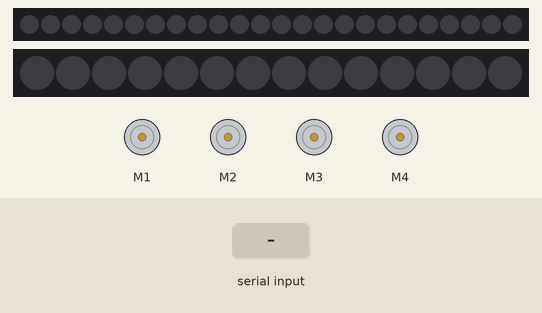
Simulated run of this sketch. Board: Arduino Uno, built with avr-gcc and run on an emulated ATmega328P. Shown: 4 × DC motor (green arrow = forward, orange = backward, longer = faster), 24 RGB LEDs in strip order, left to right, 14 RGB LEDs in strip order, left to right. Inputs (shaded band) come from the test bench. Dim RGB values are drawn brighter than linear.

Above: at 1.2 s.
1.3 s: "w" received over Serial
At 1.83 s:
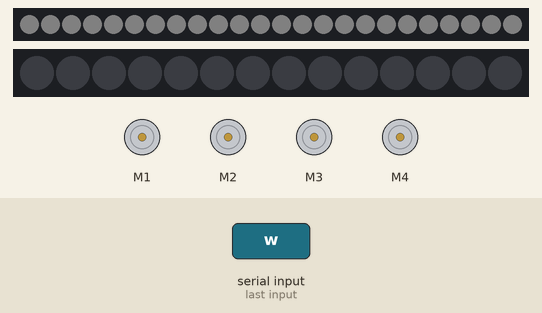
4.3 s: byte 85 ('U') received over Serial
At 5.8 s:
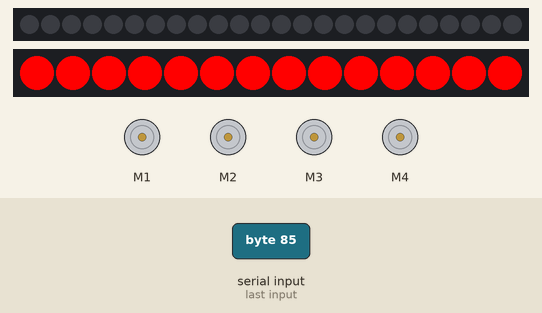
7.3 s: "W" received over Serial
At 9.0 s:
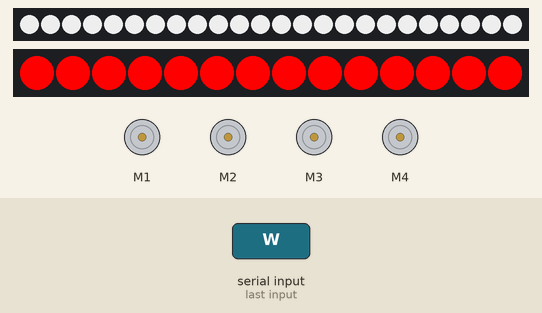
10.3 s: byte 117 ('u') received over Serial
At 10.7 s:
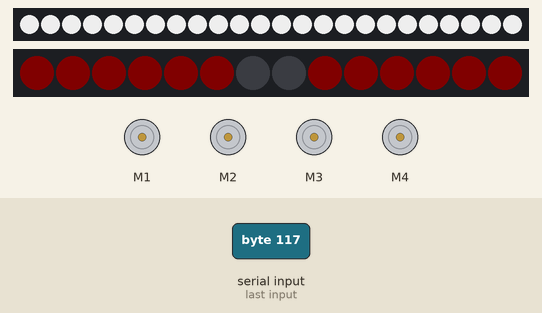
13.3 s: "F" received over Serial
At 14.1 s:
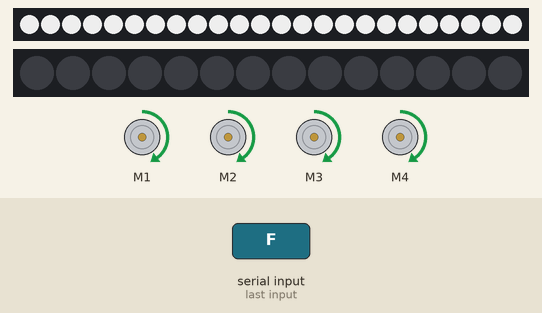
14.8 s: "B" received over Serial
At 15.3 s:
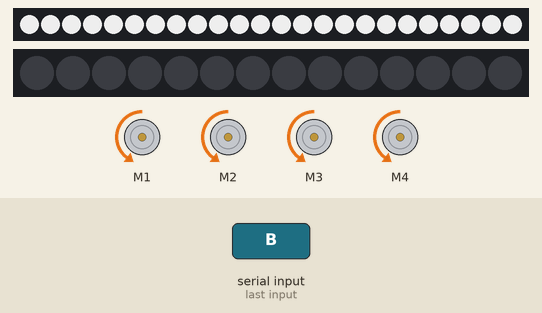
Timing chart, 0 to 17.3 s (numbered marks = the images above; inputs shaded):
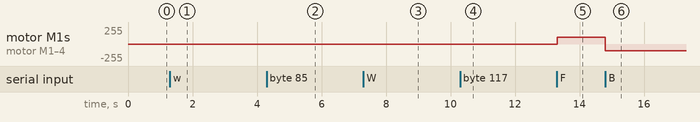

Measured:
- after the input at 1.3 s, the LEDs: first change at once (image 1 shows a later state)
- after the input at 4.3 s, the LEDs: first change at once (image 2 shows a later state)
- after the input at 7.3 s, the LEDs: first change at once (image 3 shows a later state)
- after the input at 10.3 s, the LEDs: first change at once (image 4 shows a later state)
- after the input at 13.3 s, motor M1–4: stopped → forward 100/255 at once
- after the input at 14.8 s, motor M1–4: forward 100/255 → backward 100/255 at once

The sketch:

bluetooth_car.ino
```cpp
#include <FastLED.h>
#include <AFMotor.h>

#define frontNUM_LEDS 24
#define backNUM_LEDS 14

CRGB frontleds[frontNUM_LEDS];
CRGB backleds[backNUM_LEDS];


//initial motors pin
AF_DCMotor motor1(1);
AF_DCMotor motor2(2);
AF_DCMotor motor3(3);
AF_DCMotor motor4(4);

#define frontStrip 2
#define backLED 13
#define vrijeme 60
#define brzina 100

char command;

void setup()
{
  Serial.begin(9600);  //Set the baud rate to your Bluetooth module.
  pinMode(frontStrip, OUTPUT);
  pinMode(backLED, OUTPUT);

  FastLED.addLeds<WS2812, frontStrip, GRB>(frontleds, frontNUM_LEDS);
  FastLED.addLeds<WS2812, backLED, GRB>(backleds, backNUM_LEDS);
}

void loop() {
  if (Serial.available() > 0) {
    command = Serial.read();
    Stop(); //initialize with motors stoped
    //Change pin mode only if new command is different from previous.
    //Serial.println(command);
    switch (command) {
      case 'F':
        forward();
        break;
      case 'B':
        back();
        break;
      case 'L':
        left();
        break;
      case 'R':
        right();
        break;
      case 'G':
        forwardLeft();
        break;
      case 'I':
        forwardRight();
        break;
      case 'H':
        backLeft();
        break;
      case 'J':
        backRight();
        break;
      case 'W':
        frontLightOn();
        break;
      case 'w':
        frontLightOff();
        break;
      case 'U':
        backLightOn();
        break;
      case 'u':
        backLightOff();
        break;
    }
  }
}

void forward()
{
  motor1.setSpeed(brzina); //Define maximum velocity
  motor1.run(FORWARD); //rotate the motor clockwise
  motor2.setSpeed(brzina); //Define maximum velocity
  motor2.run(FORWARD); //rotate the motor clockwise
  motor3.setSpeed(brzina);//Define maximum velocity
  motor3.run(FORWARD); //rotate the motor clockwise
  motor4.setSpeed(brzina);//Define maximum velocity
  motor4.run(FORWARD); //rotate the motor clockwise
}

void back()
{
  motor1.setSpeed(brzina); //Define maximum velocity
  motor1.run(BACKWARD); //rotate the motor anti-clockwise
  motor2.setSpeed(brzina); //Define maximum velocity
  motor2.run(BACKWARD); //rotate the motor anti-clockwise
  motor3.setSpeed(brzina); //Define maximum velocity
  motor3.run(BACKWARD); //rotate the motor anti-clockwise
  motor4.setSpeed(brzina); //Define maximum velocity
  motor4.run(BACKWARD); //rotate the motor anti-clockwise
}

void left()
{
  motor1.setSpeed(brzina); //Define maximum velocity
  motor1.run(BACKWARD); //rotate the motor anti-clockwise
  motor2.setSpeed(brzina); //Define maximum velocity
  motor2.run(BACKWARD); //rotate the motor anti-clockwise
  motor3.setSpeed(brzina); //Define maximum velocity
  motor3.run(FORWARD);  //rotate the motor clockwise
  motor4.setSpeed(brzina); //Define maximum velocity
  motor4.run(FORWARD);  //rotate the motor clockwise
}

void right()
{
  motor1.setSpeed(brzina); //Define maximum velocity
  motor1.run(FORWARD); //rotate the motor clockwise
  motor2.setSpeed(brzina); //Define maximum velocity
  motor2.run(FORWARD); //rotate the motor clockwise
  motor3.setSpeed(brzina); //Define maximum velocity
  motor3.run(BACKWARD); //rotate the motor anti-clockwise
  motor4.setSpeed(brzina); //Define maximum velocity
  motor4.run(BACKWARD); //rotate the motor anti-clockwise
}

void Stop()
{
  motor1.setSpeed(0); //Define minimum velocity
  motor1.run(RELEASE); //stop the motor when release the button
  motor2.setSpeed(0); //Define minimum velocity
  motor2.run(RELEASE); //rotate the motor clockwise
  motor3.setSpeed(0); //Define minimum velocity
  motor3.run(RELEASE); //stop the motor when release the button
  motor4.setSpeed(0); //Define minimum velocity
  motor4.run(RELEASE); //stop the motor when release the button
}

void forwardRight() {
  motor1.setSpeed(brzina);
  motor1.run(FORWARD);
  motor2.setSpeed(brzina);
  motor2.run(FORWARD);
  motor3.setSpeed(brzina / 3.1);
  motor3.run(FORWARD);
  motor4.setSpeed(brzina / 3.1);
  motor4.run(FORWARD);
}

void forwardLeft() {
  motor1.setSpeed(brzina / 3.1);
  motor1.run(FORWARD);
  motor2.setSpeed(brzina / 3.1);
  motor2.run(FORWARD);
  motor3.setSpeed(brzina);
  motor3.run(FORWARD);
  motor4.setSpeed(brzina);
  motor4.run(FORWARD);
}

void backRight() {
  motor1.setSpeed(brzina);
  motor1.run(BACKWARD);
  motor2.setSpeed(brzina);
  motor2.run(BACKWARD);
  motor3.setSpeed(brzina / 3.1);
  motor3.run(BACKWARD);
  motor4.setSpeed(brzina / 3.1);
  motor4.run(BACKWARD);
}

void backLeft() {
  motor1.setSpeed(brzina / 3.1);
  motor1.run(BACKWARD);
  motor2.setSpeed(brzina / 3.1);
  motor2.run(BACKWARD);
  motor3.setSpeed(brzina);
  motor3.run(BACKWARD);
  motor4.setSpeed(brzina);
  motor4.run(BACKWARD);
}

void frontLightOn() {
  for(int i = 0; i <= ((frontNUM_LEDS/2)-1); i++){
    frontleds[i] = CRGB(5, 5, 5);
    frontleds[(frontNUM_LEDS/2-1)+((frontNUM_LEDS/2)-i)] = CRGB(5, 5, 5);
    FastLED.show();
    delay(40);
  }
  delay(100);
  for (int i = ((frontNUM_LEDS/2)-1); i >=0; i--) {
    frontleds[i] = CRGB(200, 200, 200);
    frontleds[(frontNUM_LEDS/2-1)+((frontNUM_LEDS/2)-i)] = CRGB(200, 200, 200);
    FastLED.show();
    delay(40);
  }
}

void frontLightOff() {
  for(int i = ((frontNUM_LEDS/2)-1); i >= 0; i--){
    frontleds[i] = CRGB(5, 5, 5);
    frontleds[(frontNUM_LEDS/2-1)+((frontNUM_LEDS/2)-i)] = CRGB(5, 5, 5);
    FastLED.show();
    delay(40);
  }
  delay(100);
  for (int i = 0; i <= ((frontNUM_LEDS/2)-1); i++) {
    frontleds[i] = CRGB(0, 0, 0);
    frontleds[(frontNUM_LEDS/2-1)+((frontNUM_LEDS/2)-i)] = CRGB(0, 0, 0);
    FastLED.show();
    delay(40);
  }
}

void backLightOn() {
  for(int j =((backNUM_LEDS/2)-1); j >= 0; j--){
    backleds[j] = CRGB(5, 0, 0);
    backleds[(backNUM_LEDS/2-1)+((backNUM_LEDS/2)-j)] = CRGB(5, 0, 0);
    FastLED.show();
    delay(40);
  }
  delay(100);
  for(int j = 0; j <= ((backNUM_LEDS/2)-1); j++){
    backleds[j] = CRGB(255, 0, 0);
    backleds[(backNUM_LEDS/2-1)+((backNUM_LEDS/2)-j)] = CRGB(255, 0, 0);
    FastLED.show();
    delay(40);
  }
}

void backLightOff() {
  for(int j = 0; j <= ((backNUM_LEDS/2)-1); j++){
    backleds[j] = CRGB(5, 0, 0);
    backleds[(backNUM_LEDS/2-1)+((backNUM_LEDS/2)-j)] = CRGB(5, 0, 0);
    FastLED.show();
    delay(40);
  }
  delay(100);
  for(int j =((backNUM_LEDS/2)-1); j >= 0; j--){
    backleds[j] = CRGB(0, 0, 0);
    backleds[(backNUM_LEDS/2-1)+((backNUM_LEDS/2)-j)] = CRGB(0, 0, 0);
    FastLED.show();
    delay(40);
  }
}

void brakeOn() {
  fill_solid(backleds, backNUM_LEDS, CRGB(255, 0, 0));
  FastLED.show();
}
```
